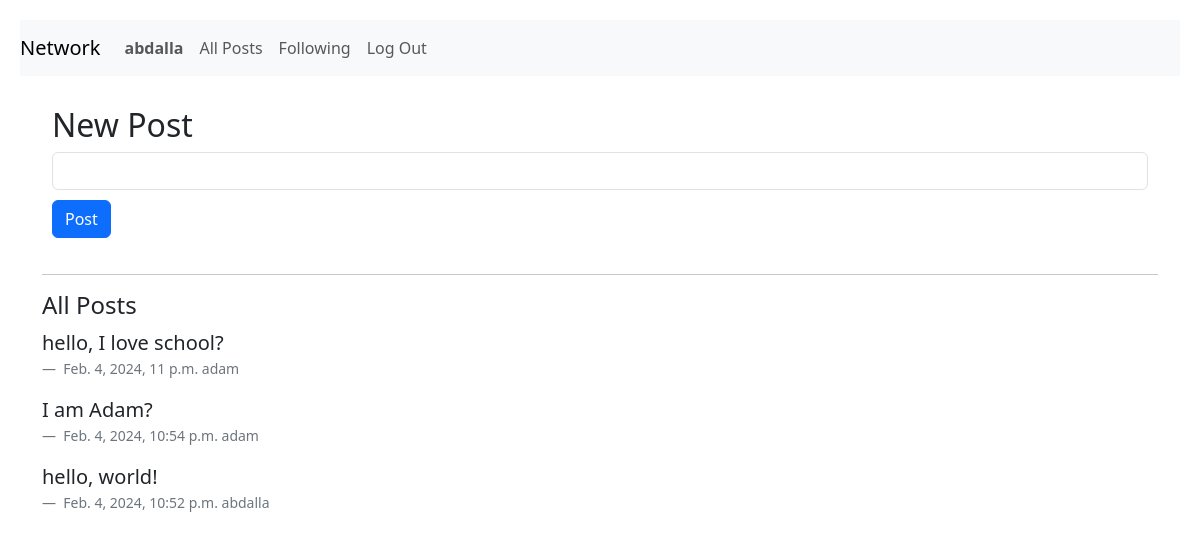
Page / (signed in) on the earlier database version.
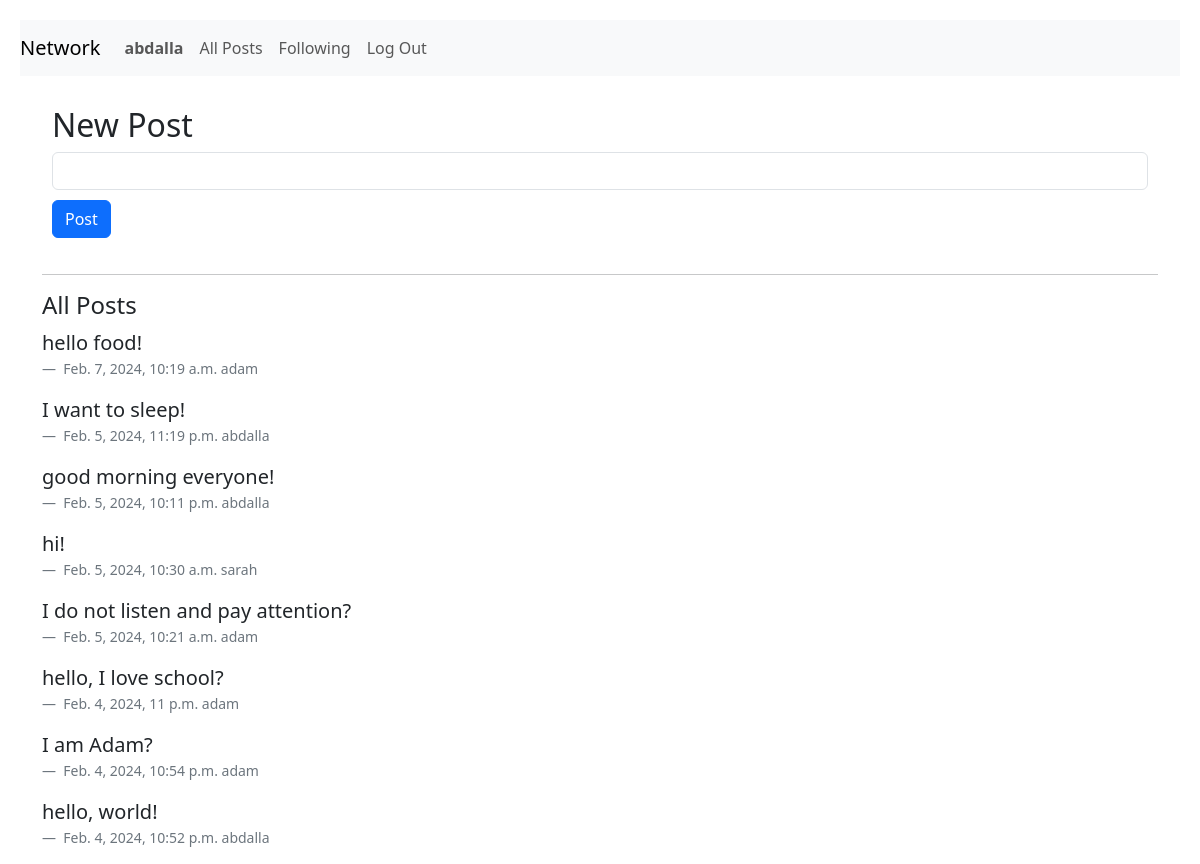
Same page on the later database version.
### network/models.py (models this page shows, shortened)
class User(AbstractUser):
    pass

class TimeStampedModel(models.Model):
    created_at = models.DateTimeField(auto_now_add=True)
    updated_at = models.DateTimeField(auto_now=True)
    class Meta:
        abstract = True

class Post(TimeStampedModel):
    created = TimeStampedModel.created_at
    body = models.CharField(max_length=300)
    user = models.ForeignKey(settings.AUTH_USER_MODEL, on_delete=models.CASCADE, null=True)
    likes = models.IntegerField(blank=True)
    reactions = models.ManyToManyField(settings.AUTH_USER_MODEL, related_name="user_reactions", symmetrical=False)

### network/views.py (the view)
# urls.py: path("", views.index, name="index"),
def index(request):
    posts = Post.objects.order_by("-created_at")
    return render(
        request,
        "network/index.html",
        {"posts": posts, "form": PostForm()},
    )

### network/forms.py
class PostForm(StylishForm):
    class Meta:
        model = Post
        fields = ["body"]
        widgets = {
            "owner": forms.HiddenInput(),
        }
        labels = {
            "body": " ",
        }

### network/templates/network/index.html (shortened to what this page needs)
{% extends "network/layout.html" %}
{% block body %}
{% if user.is_authenticated %}
<section id="form-section">
    <h2>New Post</h2>
    <form action="{% url 'post' %}" method="post">
        {% for field in form %}
        <div class="form-text">
            <div>{{ field }}</div>
        </div>
        {% endfor %}
        <input id="post-button" class="btn btn-primary" type="submit" value="Post" name="save">
    </form>
</section>
<hr class="hr weather-hr" />
<section id="posts-section">
    <h4>All Posts</h4>
    <div class="row card-body">
        {% for post in posts.all %}
        <div class="comment">
            <blockquote class="blockquote">
                {{ post.body | linebreaks }}
            </blockquote>
            <figcaption class="blockquote-footer">
                {{ post.created }}
                {{ post.user }}
            </figcaption>
            {% endfor %}
        </div>
    </div>
</section>
{% endif %}
{% endblock %}

### network/templates/network/layout.html (shortened to what this page needs)
{% load static %}
<!DOCTYPE html>
<html lang="en">
<head>
    <link href="https://cdn.jsdelivr.net/npm/bootstrap@5.3.2/dist/css/bootstrap.min.css" rel="stylesheet"
>
    <link href="{% static 'network/styles.css' %}" rel="stylesheet">
</head>
<body>
    <nav class="navbar navbar-expand-lg navbar-light bg-light">
        <a class="navbar-brand" href="{% url 'index' %}">Network</a>
        <div>
            <ul class="navbar-nav mr-auto">
                {% if user.is_authenticated %}
                <li class="nav-item">
                    <a class="nav-link" href="{% url 'profile' %}"><strong>{{ user.username }}</strong></a>
                </li>
                {% endif %}
                <li class="nav-item">
                    <a class="nav-link" href="{% url 'allposts' %}">All Posts</a>
                </li>
                {% if user.is_authenticated %}
                <li class="nav-item">
                    <a class="nav-link" href="{% url 'following' %}">Following</a>
                </li>
                <li class="nav-item">
                    <a class="nav-link" href="{% url 'logout' %}">Log Out</a>
                </li>
                {% endif %}
            </ul>
        </div>
    </nav>
    <div class="container">
        {% block body %}
        {% endblock %}
    </div>
</body>
</html>

### network/static/network/styles.css (style rules this page uses)
.navbar { margin: 20px; }
#post-button { margin: 10px 0 10px 0; }
#form-section, #post-section { padding: 10px; }
a { text-decoration: none; }

Differences in the rows shown:
added Post: body "hello food!", created "Feb. 7, 2024, 10:19 a.m.", user "adam"
added Post: body "I want to sleep!", created "Feb. 5, 2024, 11:19 p.m.", user "abdalla"
added Post: body "good morning everyone!", created "Feb. 5, 2024, 10:11 p.m.", user "abdalla"
added Post: body "hi!", created "Feb. 5, 2024, 10:30 a.m.", user "sarah"
added Post: body "I do not listen and pay attention?", created "Feb. 5, 2024, 10:21 a.m.", user "adam"
